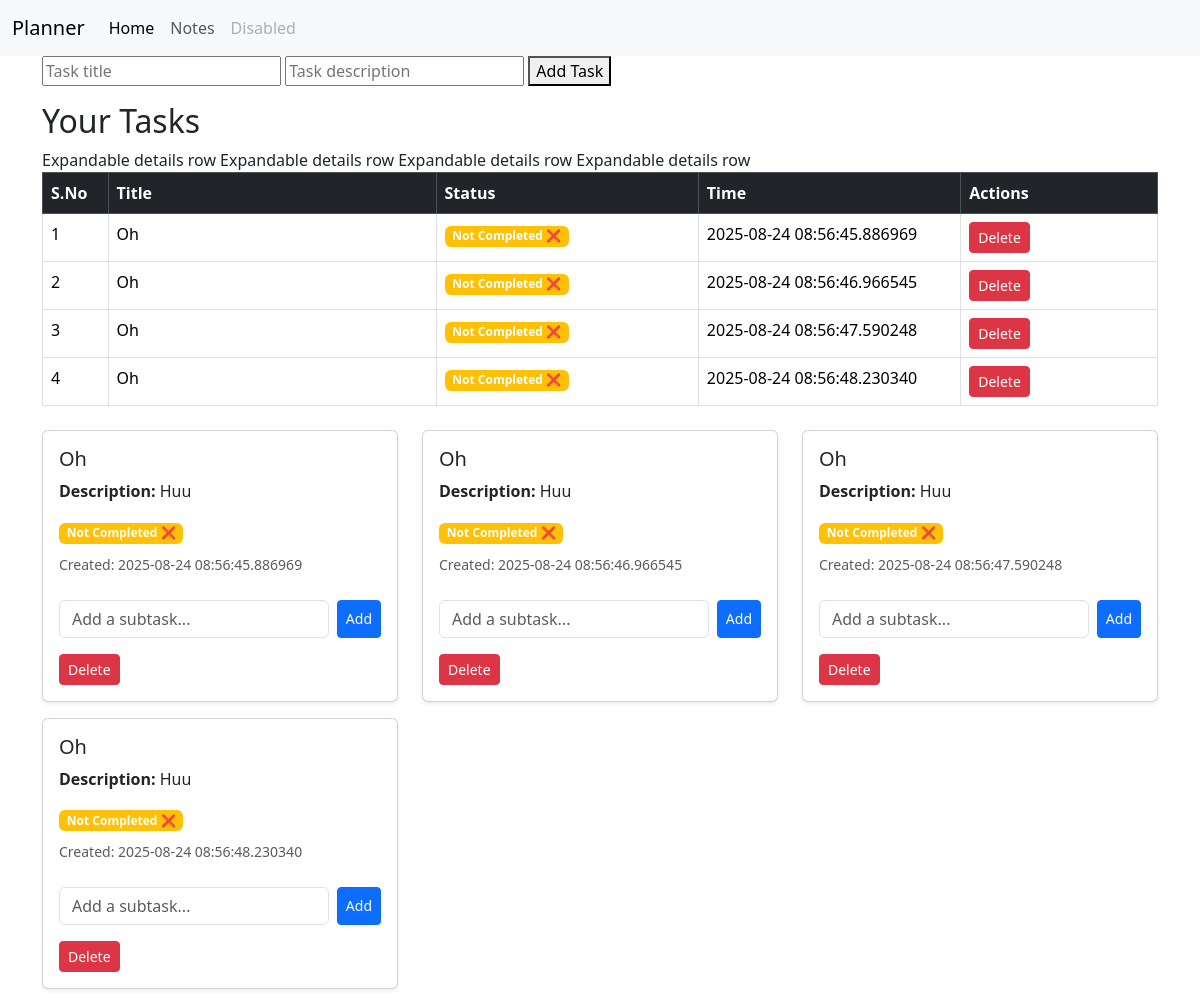
The page / on the database its author committed.
### todo.py (models this page shows, shortened)
class Todo(db.Model):
    sno = db.Column(db.Integer, primary_key=True)
    title = db.Column(db.String(200), nullable=False)
    desc = db.Column(db.String(500), nullable=False)
    date_created = db.Column(db.DateTime, default=datetime.utcnow)
    completed = db.Column(db.Boolean, default=False)
    subtasks = db.relationship(
        "SubTask",
        backref="todo",
        lazy=True,
        cascade="all, delete-orphan"
    )

### todo.py (the view, shortened to what this page needs)
@app.route("/", methods=['GET', 'POST'])
def homepage():
    alltodo = Todo.query.all()
    return render_template('todo.html', alltodo=alltodo)

### templates/todo.html (shortened to what this page needs)
<!doctype html>
<html lang="en">
<head>
  <link href="https://cdn.jsdelivr.net/npm/bootstrap@5.3.2/dist/css/bootstrap.min.css" rel="stylesheet"
>
</head>
<body>
  <nav class="navbar navbar-expand-lg bg-body-tertiary">
    <div class="container-fluid">
      <a class="navbar-brand" href="/">Planner </a>
      <div class="collapse navbar-collapse" id="navbarSupportedContent">
        <ul class="navbar-nav me-auto mb-2 mb-lg-0">
          <li class="nav-item">
            <a class="nav-link active" aria-current="page" href="#">Home</a>
          </li>
          <li class="nav-item">
            <a class="nav-link" href="{{ url_for('notes') }}">Notes</a>
          </li>
          <li class="nav-item">
            <a class="nav-link disabled" aria-disabled="true">Disabled</a>
          </li>
        </ul>
      </div>
    </div>
  </nav>
  <div class="container mb-3">
    <form action="/" method="POST" class="mb-3">
      <input type="text" name="title" placeholder="Task title" required>
      <input type="text" name="desc" placeholder="Task description" required>
      <button type="submit">Add Task</button>
    </form>
    <h2>Your Tasks</h2>
    <table class="table table-bordered">
      <thead class="table-dark">
        <tr>
          <th style="width:5%;">S.No</th>
          <th style="width:25%;">Title</th>
          <th style="width:20%;">Status</th>
          <th style="width:20%;">Time</th>
          <th style="width:15%;">Actions</th>
        </tr>
      </thead>
      <tbody>
        {% for todo in alltodo %}
        <tr data-bs-toggle="collapse" data-bs-target="#task{{ todo.sno }}" style="cursor:pointer;">
          <td>{{ todo.sno }}</td>
          <td>
            {% if todo.completed %}
            <s>{{ todo.title }}</s>
            {% else %}
            {{ todo.title }}
            {% endif %}
          </td>
          <td>
            {% if todo.completed %}
            <span class="badge bg-success">Completed ✅</span>
            {% else %}
            <span class="badge bg-warning">Not Completed ❌</span>
            {% endif %}
          </td>
          <td>{{ todo.date_created }}</td>
          <td>
            <form action="{{ url_for('delete_task', sno=todo.sno) }}" method="post"
              onsubmit="return confirm('Are you sure you want to delete this task?');" style="display:inline;">
              <button type="submit" class="btn btn-sm btn-danger">Delete</button>
            </form>
          </td>
        </tr>
        {% endfor %}
      </tbody>
    </table>
  </div>
  <div class="container mt-4">
    <div class="row">
      {% for todo in alltodo %}
      <div class="col-md-4 mb-3">
        <div class="card shadow-sm">
          <div class="card-body">
            <h5 class="card-title">
              {% if todo.completed %}
              <s>{{ todo.title }}</s>
              {% else %}
              {{ todo.title }}
              {% endif %}
            </h5>
            <p class="card-text"><b>Description:</b> {{ todo.desc }}</p>
            {% if todo.completed %}
            <span class="badge bg-success">Completed ✅</span>
            {% else %}
            <span class="badge bg-warning">Not Completed ❌</span>
            {% endif %}
            <p class="text-muted mt-2"><small>Created: {{ todo.date_created }}</small></p>
            <form action="{{ url_for('add_subtask', sno=todo.sno) }}" method="post" class="d-flex mt-2">
              <input type="text" name="subtask_title" class="form-control me-2" placeholder="Add a subtask..." required>
              <button type="submit" class="btn btn-sm btn-primary">Add</button>
            </form>
            <div class="mt-3 d-flex justify-content-between">
              <form action="{{ url_for('delete_task', sno=todo.sno) }}" method="post"
                onsubmit="return confirm('Delete this task?');">
                <button type="submit" class="btn btn-sm btn-danger">Delete</button>
              </form>
            </div>
          </div>
        </div>
      </div>
      {% endfor %}
    </div>
  </div>
</body>
</html>

### templates/todo.html (style rules this page uses)
body { background: url("https://imgs.search.brave.com/k_-bwNfUOZ9JVDWJq6N68Yp7WUdgjphGwByVCnZbrIs/rs:fit:860:0:0:0/g:ce/aHR0cHM6Ly9tYXJr/ZXRwbGFjZS5jYW52/YS5jb20vRUFHUWhG/bnNCY0EvMS8wLzE2/MDB3L2NhbnZhLXBp/bmstYW5kLXdoaXRl/LWRyZWFteS1jdXRl/LXF1b3RlLWRlc2t0/b3Atd2FsbHBhcGVy/LVI2RTdwUkhoLXVV/LmpwZw") no-repeat center center fixed; background-size: cover; }

### rows shown on the page
Todo: sno "1", title "Oh", completed "Not Completed ❌", date_created "2025-08-24 08:56:45.886969", desc "Huu"
Todo: sno "2", title "Oh", completed "Not Completed ❌", date_created "2025-08-24 08:56:46.966545", desc "Huu"
Todo: sno "3", title "Oh", completed "Not Completed ❌", date_created "2025-08-24 08:56:47.590248", desc "Huu"
Todo: sno "4", title "Oh", completed "Not Completed ❌", date_created "2025-08-24 08:56:48.230340", desc "Huu"
